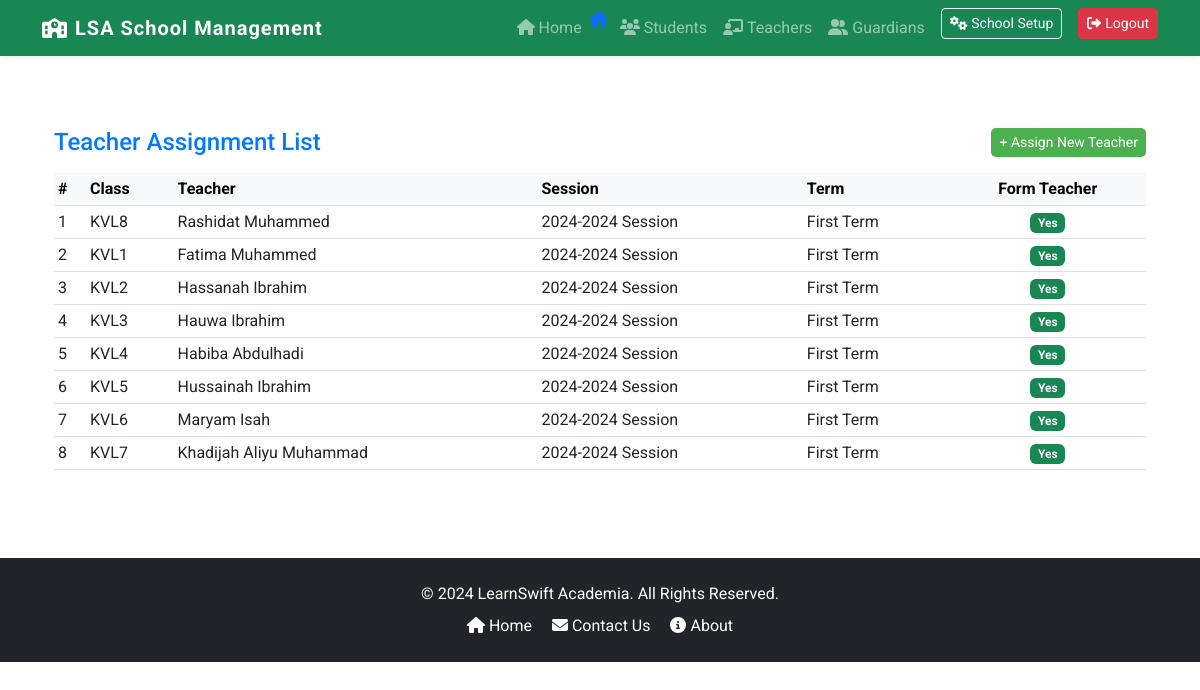
Page /teacher_assignments/ (signed in) on the committed database.
### core/models.py (models this page shows, shortened)
class TeacherAssignment(models.Model):
    class_assigned = models.ForeignKey(Class, on_delete=models.CASCADE)
    teacher = models.ForeignKey(Teacher, on_delete=models.CASCADE)
    session = models.ForeignKey(Session, on_delete=models.CASCADE, default=None)
    term = models.ForeignKey('Term', on_delete=models.CASCADE, default=None)
    is_form_teacher = models.BooleanField(default=False)
    class Meta:
        unique_together = ('class_assigned', 'teacher', 'session', 'term', 'is_form_teacher')

class Class(models.Model):
    LEVEL_CHOICES = [
        ('Primary', 'Primary'),
        ('Secondary', 'Secondary'),
    ]
    name = models.CharField(max_length=20, unique=True)
    school_level = models.CharField(max_length=20, choices=LEVEL_CHOICES, unique=False, default=None)
    description = models.TextField()
    teacher = models.ForeignKey('Teacher', on_delete=models.SET_NULL, null=True, blank=True, related_name='classes')
    subjects = models.ManyToManyField('Subject', related_name='class_set', blank=True)  # Assuming you have a Subject model
    students = models.ManyToManyField('Student', related_name='classes', blank=True)
    order = models.PositiveIntegerField(null=True)  # Order defines the class progression

class Teacher(models.Model):
    GENDER_CHOICES = [
        ('M', 'Male'),
        ('F', 'Female'),
    ]
    STATUS_CHOICES = [
        ('active', 'Active'),
        ('dormant', 'Dormant'),
        ('left', 'Left School'),
    ]
    user = models.OneToOneField(CustomUser, on_delete=models.CASCADE, primary_key=True, related_name='teacher')
    employee_id = models.CharField(max_length=20, unique=True, null=True)
    profile_image = models.ImageField(upload_to='media/profile_images/', default='profile_images/default.jpg')
    date_of_birth = models.DateField()
    gender = models.CharField(max_length=1, choices=GENDER_CHOICES, default='M')
    contact = models.CharField(max_length=15, null=True)
    address = models.TextField()
    current_class = models.ForeignKey('Class', on_delete=models.SET_NULL, null=True, blank=True, related_name='enrolled_class', default=None)
    status = models.CharField(max_length=10, choices=STATUS_CHOICES, default='active')

class CustomUser(AbstractUser):
    USER_ROLES = (
        ('student', 'Student'),
        ('teacher', 'Teacher'),
        ('guardian', 'Guardian'),
        ('accountant', 'Accountant'),
        ('admin', 'Admin'),
    )
    role = models.CharField(max_length=20, choices=USER_ROLES)

class Session(models.Model):
    start_date = models.DateField()
    end_date = models.DateField()
    is_active = models.BooleanField(default=True)
    @property
    def name(self):
        start_year = self.start_date.year
        end_year = self.end_date.year
        return f"{start_year}-{end_year} Session"

class Term(models.Model):
    TERM_OPTIONS = [
        ('First Term', 'First'),
        ('Second Term', 'Second'),
        ('Third Term', 'Third'),
    ]
    session = models.ForeignKey(Session, related_name='terms', on_delete=models.CASCADE)
    name = models.CharField(max_length=20, choices=TERM_OPTIONS)
    start_date = models.DateField()
    end_date = models.DateField()
    is_active = models.BooleanField(default=True)

### core/views.py (the view)
# urls.py: path('teacher_assignments/', TeacherAssignmentListView.as_view(), name='teacher_assignment_list'),
class TeacherAssignmentListView(AdminRequiredMixin, ListView):
    template_name = 'teacher_assignment/teacher_assignment_list.html'
    def get(self, request):
        teacher_assignments = TeacherAssignment.objects.all()
        return render(request, self.template_name, {'teacher_assignments': teacher_assignments})

### core/views.py (called while the page is built)
    def test_func(self):
        return self.request.user.is_superuser

### core/templates/teacher_assignment/teacher_assignment_list.html
{% extends 'base.html' %}
{% block content %}
<div class="container my-4">
    <div class="d-flex justify-content-between align-items-center mb-3">
        <h4 class="mb-0">Teacher Assignment List</h4>
        <a href="{% url 'assign_teacher' %}" class="btn btn-sm btn-primary">+ Assign New Teacher</a>
    </div>
    <div class="table-responsive">
        <table class="table table-hover table-sm align-middle">
            <thead class="table-light">
                <tr>
                    <th>#</th>
                    <th>Class</th>
                    <th>Teacher</th>
                    <th>Session</th>
                    <th>Term</th>
                    <th class="text-center">Form Teacher</th>
                </tr>
            </thead>
            <tbody>
                {% for assignment in teacher_assignments %}
                    <tr>
                        <td>{{ forloop.counter }}</td>
                        <td>{{ assignment.class_assigned.name }}</td>
                        <td>{{ assignment.teacher.user.get_full_name }}</td>
                        <td>{{ assignment.session.name }}</td>
                        <td>{{ assignment.term.name }}</td>
                        <td class="text-center">
                            {% if assignment.is_form_teacher %}
                                <span class="badge bg-success">Yes</span>
                            {% else %}
                                <span class="badge bg-secondary">No</span>
                            {% endif %}
                        </td>
                    </tr>
                {% empty %}
                    <tr>
                        <td colspan="6" class="text-center text-muted py-3">
                            No Teacher Assignments found.
                        </td>
                    </tr>
                {% endfor %}
            </tbody>
        </table>
    </div>
</div>
{% endblock %}

### core/static/css/custom.css (style rules this page uses)
:root { --bs-primary: #4e73df; --bs-secondary: #858796; --bs-success: #1cc88a; --bs-info: #36b9cc; --bs-warning: #f6c23e; --bs-danger: #e74a3b; --bs-light: #f8f9fc; --bs-dark: #5a5c69; --bs-font-sans-serif: 'Roboto', sans-serif; }
html, body { height: 100%; margin: 0; display: flex; flex-direction: column; }
body { font-family: 'Roboto', sans-serif; }
h1, h2, h3, h4, h5, h6 { color: #007bff; }
.btn-primary { background-color: #4CAF50; border: none; border-radius: 5px; }

### rows in the picture
TeacherAssignment: class_assigned.name "KVL8", teacher.user.get_full_name "Rashidat Muhammed", session.name "2024-2024 Session", term.name "First Term", is_form_teacher "Yes"
TeacherAssignment: class_assigned.name "KVL1", teacher.user.get_full_name "Fatima Muhammed", session.name "2024-2024 Session", term.name "First Term", is_form_teacher "Yes"
TeacherAssignment: class_assigned.name "KVL2", teacher.user.get_full_name "Hassanah Ibrahim", session.name "2024-2024 Session", term.name "First Term", is_form_teacher "Yes"
TeacherAssignment: class_assigned.name "KVL3", teacher.user.get_full_name "Hauwa Ibrahim", session.name "2024-2024 Session", term.name "First Term", is_form_teacher "Yes"
TeacherAssignment: class_assigned.name "KVL4", teacher.user.get_full_name "Habiba Abdulhadi", session.name "2024-2024 Session", term.name "First Term", is_form_teacher "Yes"
TeacherAssignment: class_assigned.name "KVL5", teacher.user.get_full_name "Hussainah Ibrahim", session.name "2024-2024 Session", term.name "First Term", is_form_teacher "Yes"
TeacherAssignment: class_assigned.name "KVL6", teacher.user.get_full_name "Maryam Isah", session.name "2024-2024 Session", term.name "First Term", is_form_teacher "Yes"
TeacherAssignment: class_assigned.name "KVL7", teacher.user.get_full_name "Khadijah Aliyu Muhammad", session.name "2024-2024 Session", term.name "First Term", is_form_teacher "Yes"
